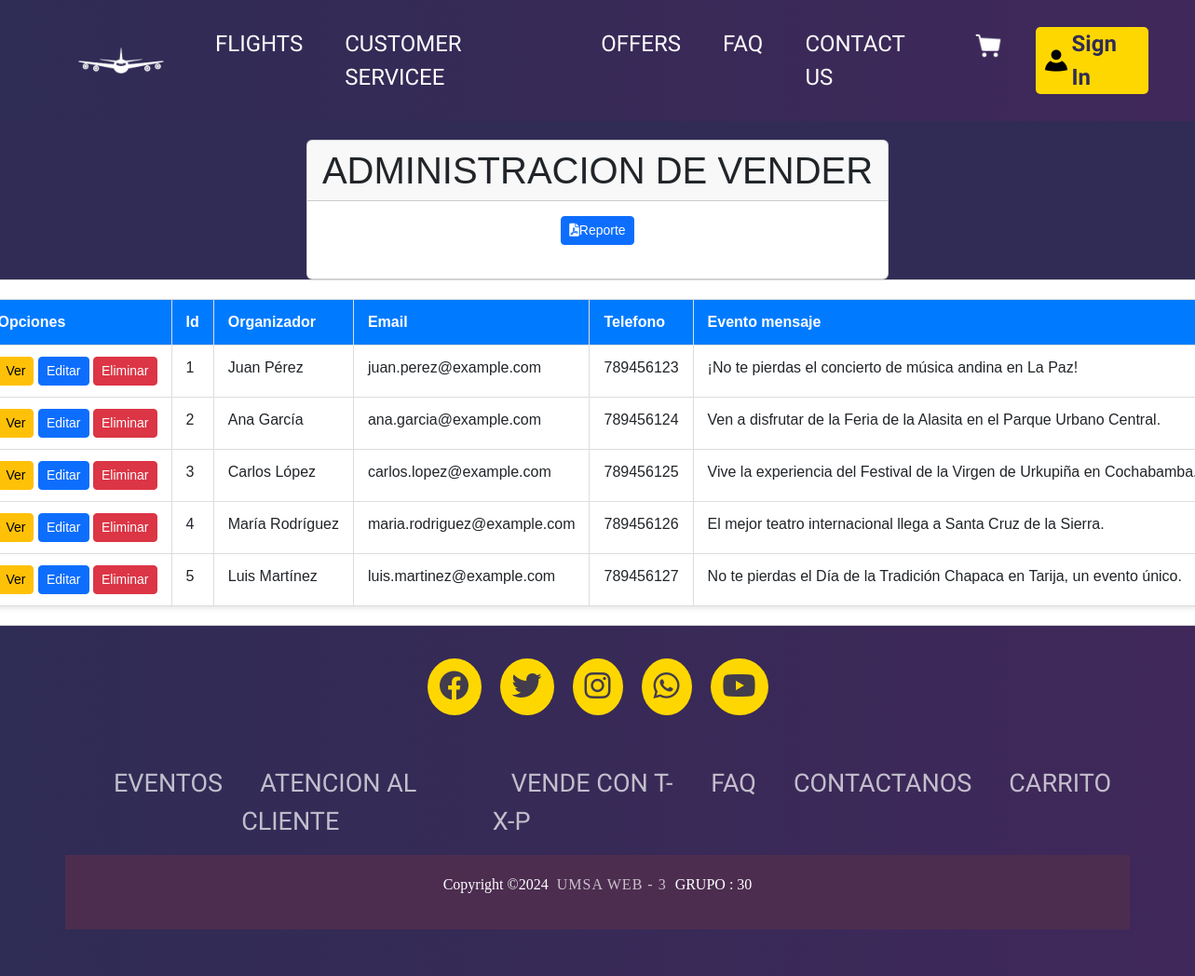
Screenshot of /admin/vender/list.php with the database file from the repository.
### tables this page shows
CREATE TABLE `vender` (
  `id` int NOT NULL,
  `organizador` varchar(100) NOT NULL,
  `email` varchar(100) NOT NULL,
  `telefono` varchar(15) NOT NULL,
  `id_evento` int NOT NULL,
  `evento_mensaje` text NOT NULL
);

### admin/vender/list.php (the view, shortened to what this page needs)
    <?php
        $db = conectarDB();
    ?>
<div class="tablas">
        <section class="content-header">
            <div class="content-header">
                <div class="container-fluid">
                    <div class="card">
                        <div class="card-header">
                            <h1 class="m-0">ADMINISTRACION DE VENDER</h1>
                        </div>
                        <div class="card-body">
                            <div class="bd-example center-buttons">
                <a href="/TicketXPress/admin/reportes/reportevender.php" class="btn btn-primary btn-sm" target="_blank"><i class="fas fa-file-pdf"></i>Reporte</a>
                            </div>
                        </div>
                    </div>
                </div>
            </div>
        </section>
        <section class="content">
            <div class="container-fluid">
                <div class="row">
                    <div class="col-12">
                        <div class="card">
                            <div class="card-body table-responsive p-0">
                                <table class="table table-hover text-nowrap">
                                    <thead>
                                        <tr>
                                            <th>Opciones</th>
                                            <th>Id</th>
                                            <th>Organizador </th>
                                            <th>Email</th>
                                            <th>Telefono</th>
                                            <th>Evento mensaje</th>
                                        </tr>
                                    </thead>
                                    <tbody>
                                    <?php
                                            $con_sql='select * from vender';
                                            $res=mysqli_query($db,$con_sql);
                                            while($reg=$res->fetch_assoc())
                                            {
                                        ?>
                                            <tr>
                                                <td>
                                                    <a href="view.php?cod=<?php echo $reg['id']; ?>" class="boton btn btn-warning btn-sm">Ver</a>
                                                    <a href="edit.php?cod=<?php echo $reg['id']; ?>" class="boton btn btn-primary btn-sm">Editar</a>
                                                    <a href="delete.php?cod=<?php echo $reg['id']; ?>" class="boton btn btn-danger btn-sm">Eliminar</a>
                                                </td>
                                                <td> <?php echo $reg['id'];?></td>
                                                <td> <?php echo $reg['organizador'];?></td>
                                                <td> <?php echo $reg['email'];?></td>
                                                <td> <?php echo $reg['telefono'];?></td>
                                                <td> <?php echo $reg['evento_mensaje'];?></td>
                                            </tr>
                                            <?php
                                            }
                                            ?>
                                    </tbody>
                                </table>
                            </div>
                        </div>
                    </div>
                </div>
            </div>
        </section>
</div>
<html>
    <link rel="stylesheet" href="/TicketXPress/build/css/tablas.css">
</html>

### build/css/navbar.css (style rules this page uses)
.container-fluid { padding: 0; display: flex; }

### build/css/app.css (style rules this page uses)
body, html { margin: 0%; padding: 0%; width: 100%; }

### build/css/tablas.css (style rules this page uses)
body { background-color: #312C56; font-family: Arial, sans-serif; }
h1 { text-align: center; margin-bottom: 30px; }
.tablas { display: flex; flex-direction: column; align-items: center; justify-content: center; margin-top: 20px; }
.table { min-width: 1000px; margin: 20px 0; border-collapse: collapse; box-shadow: 0 2px 5px rgba(0, 0, 0, 0.1); margin-left: auto; margin-right: auto; }
.table th, .table td { padding: 12px 15px; text-align: left; border: 1px solid #ddd; }
.table th { background-color: #007bff; color: white; }
.center-buttons { display: flex; justify-content: center; align-items: center; gap: 10px; margin-bottom: 20px; margin-left: auto; margin-right: auto; }

### rows the page displays
vender: id "1", organizador "Juan Pérez", email "juan.perez@example.com", telefono "789456123", evento_mensaje "¡No te pierdas el concierto de música andina en La Paz!"
vender: id "2", organizador "Ana García", email "ana.garcia@example.com", telefono "789456124", evento_mensaje "Ven a disfrutar de la Feria de la Alasita en el Parque Urbano Central."
vender: id "3", organizador "Carlos López", email "carlos.lopez@example.com", telefono "789456125", evento_mensaje "Vive la experiencia del Festival de la Virgen de Urkupiña en…"
vender: id "4", organizador "María Rodríguez", email "maria.rodriguez@example.com", telefono "789456126", evento_mensaje "El mejor teatro internacional llega a Santa Cruz de la Sierra."
vender: id "5", organizador "Luis Martínez", email "luis.martinez@example.com", telefono "789456127", evento_mensaje "No te pierdas el Día de la Tradición Chapaca en Tarija, un evento único."
